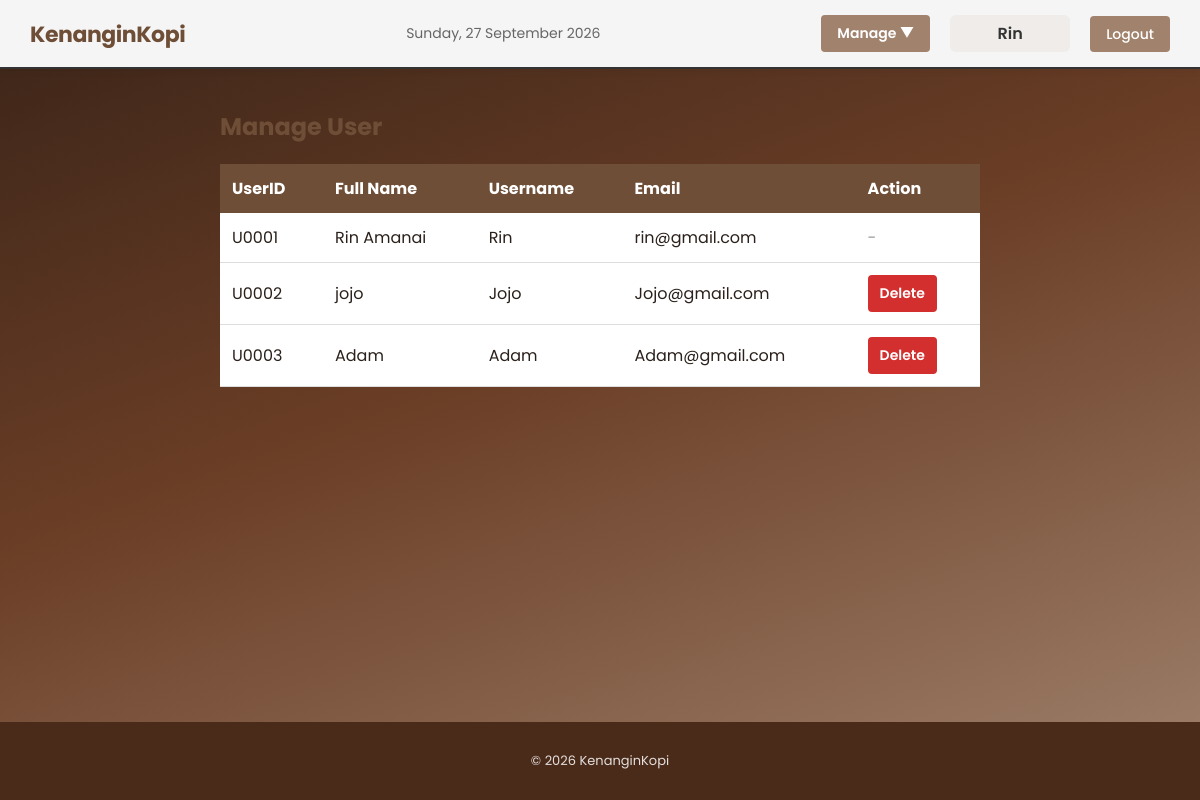
The app's page /admin/manage_users.php (signed in) with its own data.
### tables this page shows
CREATE TABLE users (
  UserID char(5) NOT NULL,
  UserFullName varchar(50) NOT NULL,
  UserName varchar(50) NOT NULL,
  UserEmail varchar(50) NOT NULL,
  UserPassword varchar(100) NOT NULL,
  UserRole char(6) NOT NULL DEFAULT 'User'
);

### admin/manage_users.php (the view, shortened to what this page needs)
<?php
require_once __DIR__ . '/../inc/db.php';
$stmt = $mysqli->prepare("SELECT UserID, UserFullName, UserName, UserEmail, UserRole FROM users ORDER BY UserID ASC");
$stmt->execute();
$res = $stmt->get_result();
require_once __DIR__ . '/../inc/header.php';
?>
<h2>Manage User</h2>
<table>
  <thead>
    <tr>
      <th>UserID</th>
      <th>Full Name</th>
      <th>Username</th>
      <th>Email</th>
      <th>Action</th>
    </tr>
  </thead>
  <tbody>
  <?php while ($u = $res->fetch_assoc()): ?>
    <tr>
      <td><?=htmlspecialchars($u['UserID'])?></td>
      <td><?=htmlspecialchars($u['UserFullName'])?></td>
      <td><?=htmlspecialchars($u['UserName'])?></td>
      <td><?=htmlspecialchars($u['UserEmail'])?></td>
      <td>
        <?php if ($u['UserID'] != $_SESSION['user_id']): ?>
          <form method="post" onsubmit="return confirm('Delete this user?');">
            <button type="submit" name="delete_user" class="btn btn-delete">Delete</button>
          </form>
        <?php else: ?>
          <span style="color:#999;">-</span>
        <?php endif; ?>
      </td>
    </tr>
  <?php endwhile; ?>
  </tbody>
</table>
<?php require_once __DIR__ . '/../inc/footer.php'; ?>

### inc/header.php (shortened to what this page needs)
<?php
require_once __DIR__ . '/db.php';
$base_path = (strpos($_SERVER['REQUEST_URI'], '/admin/') !== false) ? '../' : '';
$user = null;
if (!empty($_SESSION['user_id'])) {
    $stmt = $mysqli->prepare("SELECT UserID, UserFullName, UserName, UserEmail, UserRole FROM Users WHERE UserID = ?");
    $stmt->bind_param("s", $_SESSION['user_id']);
    $stmt->execute();
    $user_res = $stmt->get_result();
    $user = $user_res->fetch_assoc();
}
$today = date('l, d F Y');
?>
<!doctype html>
<html>
<head>
  <link rel="stylesheet" href="<?=$base_path?>assets/css/base.css">
</head>
<body>
  <header class="main-header">
    <div class="brand"><a href="<?=$base_path?>index.php">KenanginKopi</a></div>
    <div class="date"><?=$today?></div>
    <nav>
      <ul>
        <?php if (!$user): ?>
          <li><a href="<?=$base_path?>login.php">Login</a></li>
        <?php elseif ($user['UserRole'] === 'Admin'): ?>
          <li class="dropdown">
            <button class="dropdown-btn">Manage ▼</button>
          </li>
          <li><span class="user-name"><?=htmlspecialchars($user['UserName'])?></span></li>
          <li><a href="<?=$base_path?>logout.php" class="logout-btn">Logout</a></li>
        <?php endif; ?>
      </ul>
    </nav>
  </header>
  <main class="container">

### assets/css/base.css (style rules this page uses)
:root { --accent: #6b3e26; --accent-dark: #4a2a19; --accent-light: #a0826d; --cream: #f7f1ea; --text: #2b211c; --muted: #7a6f68; --danger: #c0392b; --success: #2e7d32; --radius: 12px; }
* { box-sizing: border-box; }
html, body { height: 100%; }
body { font-family: 'Poppins', Inter, ui-sans-serif, system-ui, Arial, Helvetica, sans-serif; margin: 0; color: var(--text); display: flex; flex-direction: column; min-height: 100vh; background: linear-gradient(160deg, #3a2418 0%, #6b3e26 45%, #a0826d 100%); background-attachment: fixed; }
.container { padding: 20px; max-width: 800px; margin: 0 auto; width: 100%; flex: 1 0 auto; }
.main-header { display: flex; align-items: center; justify-content: space-between; padding: 14px 24px; background: rgba(255, 255, 255, 0.92); border-bottom: 1px solid #ecdfd3; backdrop-filter: blur(6px); position: sticky; top: 0; z-index: 10; box-shadow: 0 2px 8px rgba(0,0,0,0.06); }
.brand a { font-size: 22px; color: var(--accent); text-decoration: none; font-weight: 700; letter-spacing: -0.02em; }
nav ul { list-style: none; margin: 0; padding: 0; display: flex; gap: 8px; align-items: center; }
nav li { border-radius: 8px; }
nav a { color: var(--text); text-decoration: none; padding: 8px 12px; border-radius: 8px; font-weight: 500; transition: background 0.15s ease, color 0.15s ease; }
.date { color: var(--muted); font-size: 13px; }
h2 { color: var(--accent-dark); }
button, input[type="submit"], .btn { background: var(--accent); color: #fff; border: none; padding: 9px 16px; border-radius: 8px; cursor: pointer; font-family: inherit; font-weight: 600; font-size: 14px; transition: background 0.15s ease, transform 0.1s ease, box-shadow 0.15s ease; }

### inc/header.php (style rules this page uses)
.main-header { display: flex; justify-content: space-between; align-items: center; padding: 15px 30px; background: #f5f5f5; border-bottom: 2px solid #333; }
.brand { font-size: 24px; font-weight: bold; color: #6f4e37; }
.brand a { text-decoration: none; color: #6f4e37; }
.date { color: #666; font-size: 14px; }
nav ul { display: flex; gap: 20px; list-style: none; margin: 0; padding: 0; align-items: center; }
nav a, nav button { text-decoration: none; color: #333; font-size: 14px; padding: 8px 12px; }
.dropdown { position: relative; display: inline-block; }
.dropdown-btn { background: #a0826d; color: white; padding: 8px 16px; border: none; border-radius: 4px; cursor: pointer; font-size: 14px; }
.logout-btn { background: #a0826d; color: white; padding: 8px 16px; border: none; border-radius: 4px; cursor: pointer; font-size: 14px; text-decoration: none; }
.user-name { color: #333; font-size: 16px; font-weight: 600; padding: 6px 10px; background: rgba(160,128,109,0.08); border-radius: 6px; min-width: 120px; text-align: center; display: inline-block; }

### admin/manage_users.php (style rules this page uses)
main { max-width: 1000px; margin: 20px auto; padding: 20px; }
h2 { color: #6f4e37; margin-bottom: 20px; }
table { width: 100%; border-collapse: collapse; background: white; }
th { background: #6f4e37; color: white; padding: 12px; text-align: left; }
td { padding: 12px; border-bottom: 1px solid #ddd; }
button.btn-delete { background: #d32f2f; padding: 8px 12px; color: white; border: none; border-radius: 4px; cursor: pointer; }
form { display: inline; }

### records on screen
users: UserName "Rin", UserID "U0001", UserFullName "Rin Amanai", UserEmail "rin@gmail.com"
users: UserID "U0002", UserFullName "jojo", UserName "Jojo", UserEmail "Jojo@gmail.com"
users: UserID "U0003", UserFullName "Adam", UserName "Adam", UserEmail "Adam@gmail.com"
